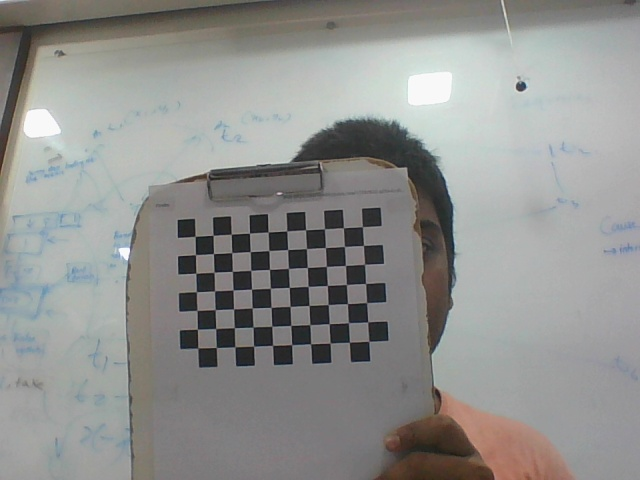
#> input picture Task_7/shuffeled_correspondances/parameters_estimation/assets/image_1.jpg, 640 x 480 px; its folder holds 4 pictures in this run
$ python homography.py
#> lines starting #> are read from the running program, lines starting #| are printed output that depends on the picture; after the words box and inside, x2 and y2 are one past the last pixel; in counts of white or black regions, pixels touching at a corner belong together
# Gives us the intrinsics of the camera
import cv2
import numpy as np
import glob
import os

pattern_size = (10,7)
side = 25   # size of the square
world_points = []

image_point_coordinates = []
global_point_coordinates = []
for i in range(7):
    for j in range(10):
        points = ((10-j) * side , (7-i) * side) # We have shuffeled the correspondances
        world_points.append(points)

images = glob.glob("assets/*.jpg")
images.sort(key=lambda x: int(os.path.basename(x).split('_')[1].split('.')[0]))

def Matrix_A(world_coordinates, image_coordinates):
    A = []

    for i in range(len(world_coordinates)):
        X , Y = world_coordinates[i]
        u , v = image_coordinates[i]

        row_1 = [-X, -Y, -1, 0, 0, 0, u*X, u*Y, u]
        row_2 = [0, 0, 0, -X, -Y, -1, v*X, v*Y, v]

        A.append(row_1)
        A.append(row_2)

    return np.array(A)

for image in images:
    img = cv2.imread(image)
#> img is the input picture: shape (480, 640, 3); mean B, G, R 142.7, 144.8, 144.3
    gs_img = cv2.cvtColor(img, cv2.COLOR_BGR2GRAY)
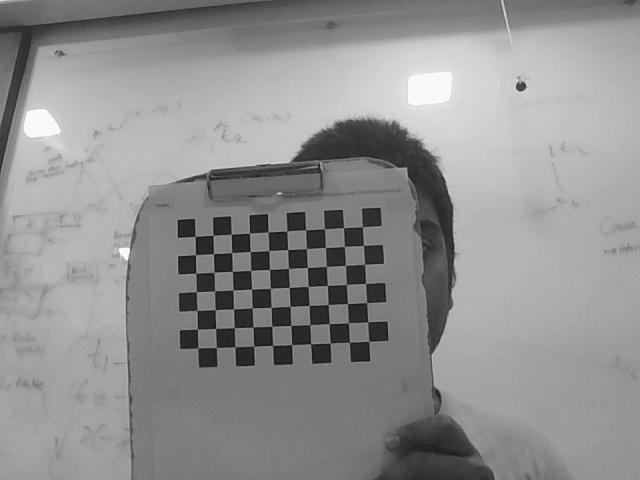
#> gs_img: shape (480, 640); min 20, max 254, mean 144.4

    ret, corners = cv2.findChessboardCorners(gs_img, pattern_size, None)
#> ret = True; corners = 70 rows, first 8: [195, 236.2], [213, 235.1], [231.1, 234], [249.5, 233.1], [268, 232], [286.7, 230.9], [305.7, 229.9], [324.3, 228.8]

    if ret:
        print(f"Corners in the Checkerboard are detected successfully for {image} !\n")
        corners = corners.reshape(-1,2)
#> corners = 70 pairs, first value 195 to 369.1, second value 226.7 to 348.1

        image_point_coordinates.append(corners)
        global_point_coordinates.append(np.array(world_points))
        cv2.drawChessboardCorners(img,pattern_size, corners, ret)
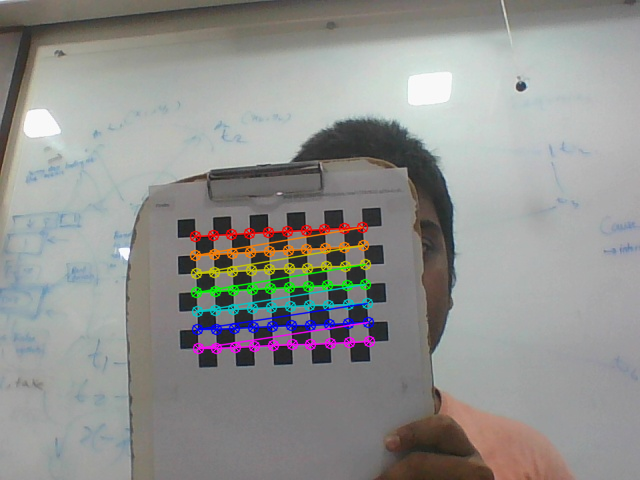
#> img: shape (480, 640, 3); 3.74% of pixels changed, all inside (x1, y1, x2, y2) = (189, 221, 376, 355)
        cv2.imshow("Corner detection", img)
        cv2.waitKey(200)

    else:
        print("Checkerboard not detected!!!")
#> pass 2 of the loop `for image in images:`:
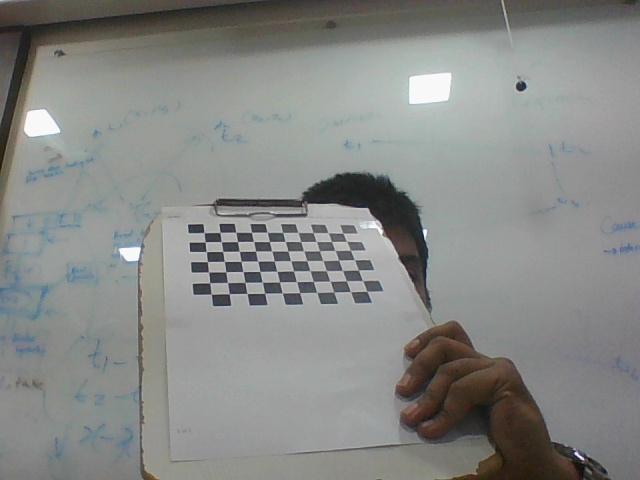
#> input picture Task_7/shuffeled_correspondances/parameters_estimation/assets/image_10.jpg, 640 x 480 px
#> img is the input picture: shape (480, 640, 3); mean B, G, R 134.4, 136.8, 134.9
#> `ret, corners = cv2.findChessboardCorners(gs_img, pattern_size, None)`: corners = 70 rows, first 8: [204, 232.5], [220, 232.5], [235.7, 232.2], [251.5, 232.3], [267.1, 232.1], [282.6, 232.6], [297.9, 232.2], [313.2, 232.7]
#> `corners = corners.reshape(-1,2)`: corners = 70 pairs, first value 204 to 366.7, second value 232.1 to 294.2
#> `cv2.drawChessboardCorners(img,pattern_size, corners, ret)`:
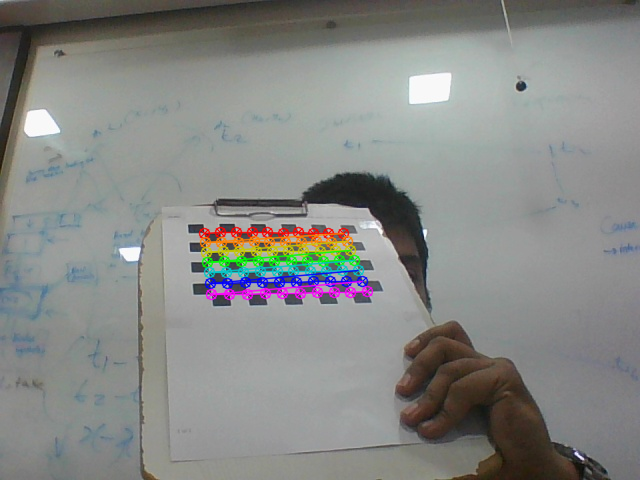
#> img: shape (480, 640, 3); 2.99% of pixels changed, all inside (x1, y1, x2, y2) = (198, 226, 374, 301)
#> pass 3 of the loop `for image in images:`:
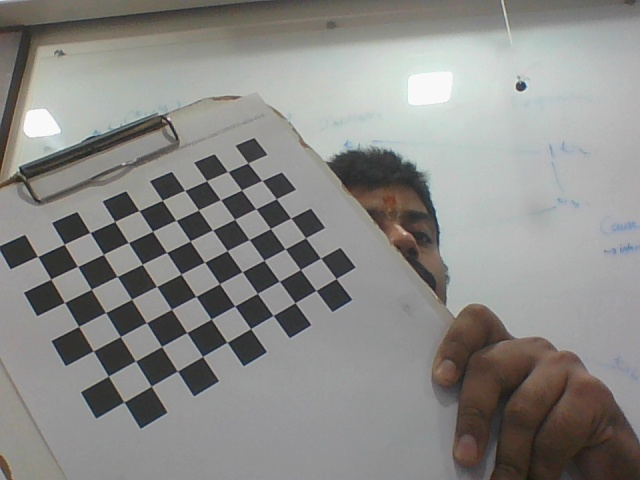
#> input picture Task_7/shuffeled_correspondances/parameters_estimation/assets/image_11.jpg, 640 x 480 px
#> img is the input picture: shape (480, 640, 3); mean B, G, R 135.1, 137.8, 138.4
#> `ret, corners = cv2.findChessboardCorners(gs_img, pattern_size, None)`: corners = 70 rows, first 8: [37.83, 256.6], [64.44, 244.3], [89.93, 232.5], [114.6, 221.4], [139, 210.5], [162.4, 200.4], [184.9, 190.6], [206.5, 180.8]
#> `corners = corners.reshape(-1,2)`: corners = 70 pairs, first value 37.83 to 336.3, second value 163.3 to 402
#> `cv2.drawChessboardCorners(img,pattern_size, corners, ret)`:
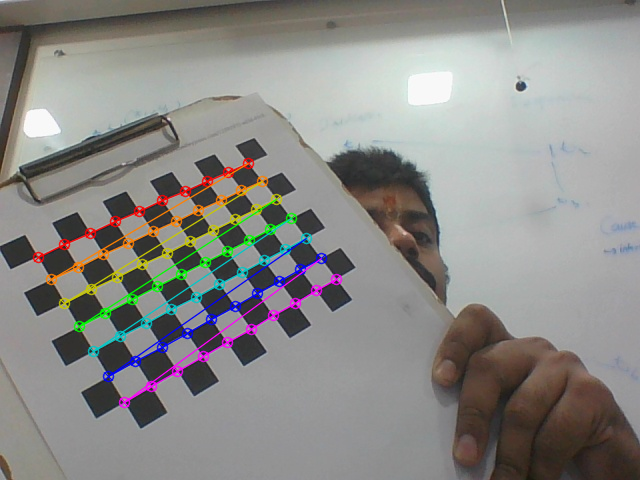
#> img: shape (480, 640, 3); 4.34% of pixels changed, all inside (x1, y1, x2, y2) = (32, 157, 343, 409)
#> the loop made 4 passes; the first 3 are shown

np.save("image_points.npy", image_point_coordinates)
np.save("world_points.npy", global_point_coordinates)

homography_mtx = []

for i in range(len(image_point_coordinates)):

    world_coordinate_points = global_point_coordinates[i]
    image_coordinate_points = image_point_coordinates[i]

    A = Matrix_A(world_coordinate_points, image_coordinate_points)

    # Using SVD to get the matrix A simplified so as to find the eigen vectors corresponding to the smallest eigen values
    U, S, Vt = np.linalg.svd(A)

    # Getting those eigen values from Vt, which will be its last row.
    h = Vt[-1]
    H = h.reshape(3,3)

    # Normalizing the Homography matrix
    H = H / H[2,2]

    homography_mtx.append(H)
#> this loop made 4 passes
#> pass 1, `U, S, Vt = np.linalg.svd(A)`:
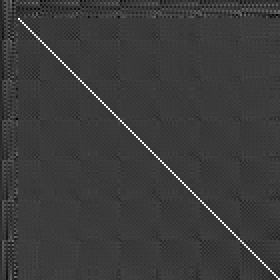
#> U: shape (140, 140) float64 (shown 2 times larger); min -0.299, max 0.98, mean -0.000706; drawn with min black and max white
#> pass 3, `U, S, Vt = np.linalg.svd(A)`:
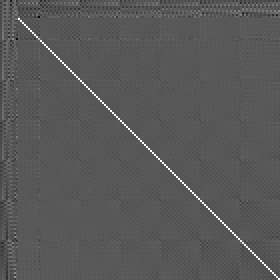
#> U: shape (140, 140) float64 (shown 2 times larger); min -0.523, max 0.979, mean -0.00062; drawn with min black and max white
    # print(f"Homography Matrix for image {i+1} is :\n", H)


np.save("H.npy", homography_mtx)

# Now, obtaining the Intinsic Matrix
def V_matrix(H, i, j):
    return np.array([
        H[0,i]*H[0,j],
        H[0,i]*H[1,j] + H[1,i]*H[0,j],
        H[1,i]*H[1,j],
        H[2,i]*H[0,j] + H[0,i]*H[2,j],
        H[2,i]*H[1,j] + H[1,i]*H[2,j],
        H[2,i]*H[2,j]
    ])

V = []

for H in homography_mtx:
    V_12 = V_matrix(H,0,1)
    V_11 = V_matrix(H,0,0)
    V_22 = V_matrix(H,1,1)

    V.append(V_12)
    V.append(V_11 - V_22)

V = np.array(V)
# print(V.shape)

# Now, extracting the B matrix from V using SVD
U, S, Vt = np.linalg.svd(V)

# Getting those eigen values from Vt, which will be its last row.
b = Vt[-1]

# Formulating the B matrix
B11, B12, B22, B13, B23, B33 = b

B = np.array([
    [B11, B12, B13],
    [B12, B22, B23],
    [B13, B23, B33]
])

if B[0,0]<0:
    B = -B

# Using Chloesky decomposition to get L and thus, ultimately get K
L = np.linalg.cholesky(B)
K = np.linalg.inv(L.T)

K = K / K[2,2]
np.save("K.npy", K)

print("Intrinsic Matrix K :\n")
print(K)

f_x = K[0,0]
f_y = K[1,1]
o_x = K[0,2]
o_y = K[1,2]

print(f"The effective focal length in x : {f_x}")
print(f"The effective focal length in y : {f_y}")
print(f"The coordinates of the Principle point are : ( {o_x} , {o_y} )")

cv2.destroyAllWindows()
